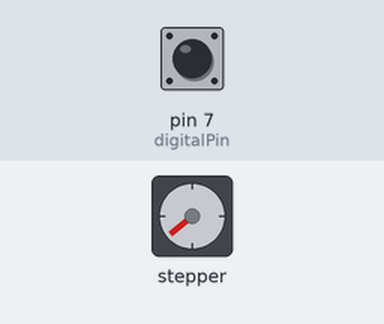
Bench run of a sketch on a simulated Arduino Uno, built with avr-gcc and run on an emulated ATmega328P. Parts: stepper motor. Wiring (inferred from the names in the program): stepper motor driver (200 steps per turn assumed): step pin 2; direction pin 5; enable pin 8. The inputs (shaded band) are chosen by the test bench; at power-on: pin 7 (digitalPin) LOW.

Above: at 1.2 s.
1.3 s: pin 7 (digitalPin) driven HIGH
2.8 s: pin 7 (digitalPin) driven LOW
At 3.8 s:
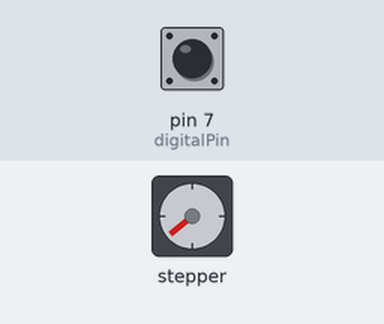
5.8 s: pin 7 (digitalPin) driven HIGH
7.3 s: pin 7 (digitalPin) driven LOW
At 7.9 s:
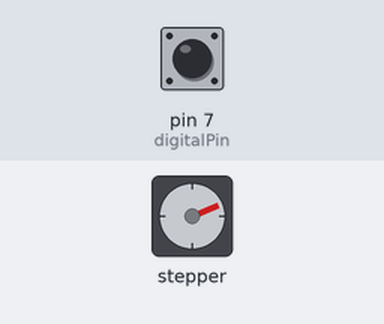
10.3 s: pin 7 (digitalPin) driven HIGH
11.8 s: pin 7 (digitalPin) pulsed LOW 5 times (0.12 s each, 0.3 s apart)
At 12.07 s:
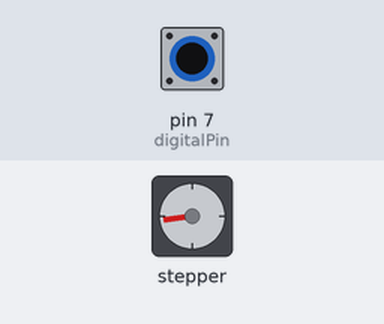
At 14.3 s:
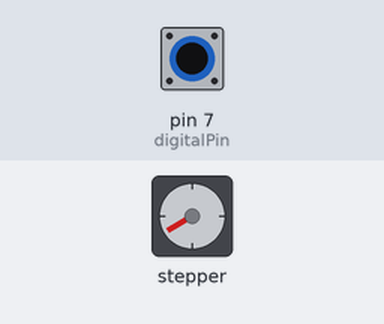
Timing chart, 0 to 15.8 s (numbered marks = the images above; inputs shaded):
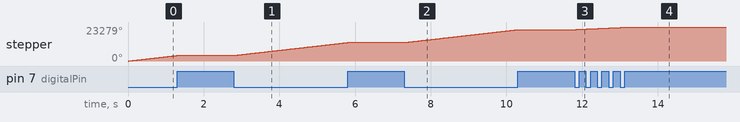

Measured:
- after the input at 2.8 s, stepper: keeps turning clockwise at about 2947°/s, starting at once
- after the input at 7.3 s, stepper: keeps turning clockwise at about 2947°/s, starting at once
- after the input at 11.8 s, stepper: turns 1773° clockwise in 1.3 s, starting at once

The sketch:

turntable_zero.ino
```cpp
// (licence header left out)
// Turntable pin definitions
#define EN    8  // enable pin (TMC2130)
#define X_DIR 5  // direction pin
#define X_STP 2  // step pin

// Hall sensor pin definition
int digitalPin = 7;
int digitalVal;

// TMC2130 stepper driver — pulse delay in microseconds
int delayTime  = 300;
int one_step   = 13100;  // full rotation step count

// Step function — rotates stepper until Hall sensor is triggered
void step(bool dir, byte dirPin, byte stepperPin, int steps) {
  digitalWrite(dirPin, dir);
  for (int i = 0; i < steps; i++) {
    digitalVal = digitalRead(digitalPin);  // check Hall sensor state
    if (digitalVal == HIGH) {
      break;  // stop if Hall sensor triggered
    }
    digitalWrite(stepperPin, HIGH);
    delayMicroseconds(delayTime);
    digitalWrite(stepperPin, LOW);
    delayMicroseconds(delayTime);
  }
}

void setup() {
  // Turntable pin modes
  pinMode(X_DIR, OUTPUT);
  pinMode(X_STP, OUTPUT);
  pinMode(EN, OUTPUT);
  digitalWrite(EN, HIGH);
  digitalWrite(X_DIR, LOW);
  digitalWrite(X_STP, LOW);

  // Hall sensor pin mode
  pinMode(digitalPin, INPUT);
}

void loop() {
  digitalVal = digitalRead(digitalPin);
  if (digitalVal == LOW) {
    digitalWrite(EN, LOW);
    step(true, X_DIR, X_STP, one_step);
  }
  else {
    digitalWrite(EN, HIGH);
  }
}
```
